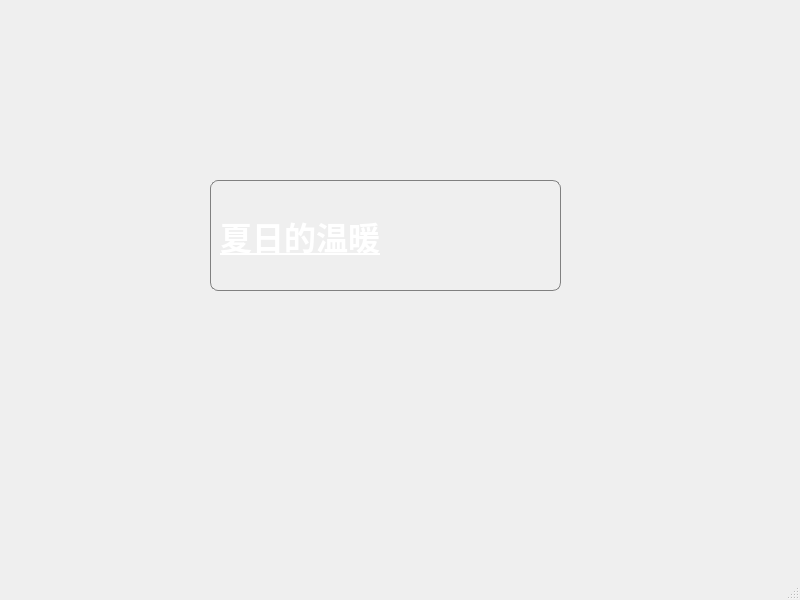
<?xml version="1.0" encoding="UTF-8"?>
<ui version="4.0">
 <class>MainWindow</class>
 <widget class="QMainWindow" name="MainWindow">
  <property name="geometry">
   <rect>
    <x>0</x>
    <y>0</y>
    <width>800</width>
    <height>600</height>
   </rect>
  </property>
  <property name="windowTitle">
   <string>MainWindow</string>
  </property>
  <property name="styleSheet">
   <string notr="true">#label
{

    border: 1px solid  gray; /*边框*/

    border-radius:8px; /*边框圆角半径*/

    /*padding-left:50px;/*距离左侧间距*/

   qproperty-alignment:AlignCenter;/*居中*/


    font-family:&quot;微软雅黑&quot;;
	font-weight:bold;
	font-size:24pt;

	color: white; /*文字颜色*/

    background:  url(:/img/bk.png); /*控件背景图片*/ 

  text-decoration:underline;/*文本下划线*/ 

}</string>
  </property>
  <widget class="QWidget" name="centralwidget">
   <widget class="QLabel" name="label">
    <property name="geometry">
     <rect>
      <x>210</x>
      <y>180</y>
      <width>351</width>
      <height>111</height>
     </rect>
    </property>
    <property name="text">
     <string>夏日的温暖</string>
    </property>
   </widget>
  </widget>
  <widget class="QMenuBar" name="menubar">
   <property name="geometry">
    <rect>
     <x>0</x>
     <y>0</y>
     <width>800</width>
     <height>26</height>
    </rect>
   </property>
  </widget>
  <widget class="QStatusBar" name="statusbar"/>
 </widget>
 <resources/>
 <connections/>
</ui>
